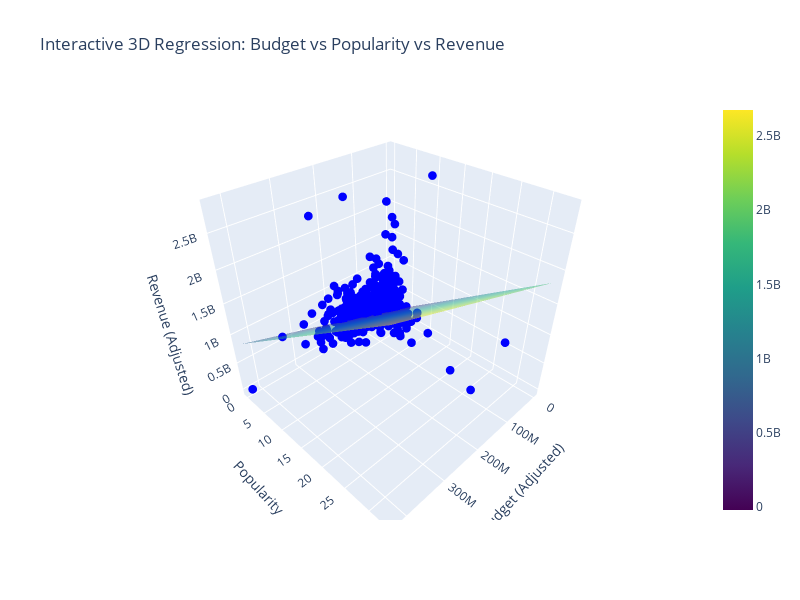

Write notebook code for a chart like this one.
### Markdown cell above
Why did we use 3 features instead of just 1?
Real world outcomes are influenced by multiple factors.

Revenue is not just about how much money you put into a movie. Think about it:
Budget – Bigger budgets often mean better production quality & marketing
Popularity – Reflects public interest, buzz, or hype
Vote average – Reflects how well audiences actually liked the movie

### Code cell
import pandas as pd
import numpy as np
import plotly.graph_objs as go
from sklearn.linear_model import LinearRegression

features = ['budget_adj', 'popularity']
X = df[features]
y = df['revenue_adj']
model = LinearRegression()
model.fit(X, y)

x_range = np.linspace(X['budget_adj'].min(), X['budget_adj'].max(), 30)
y_range = np.linspace(X['popularity'].min(), X['popularity'].max(), 30)
x_surf, y_surf = np.meshgrid(x_range, y_range)
z_pred = model.predict(np.c_[x_surf.ravel(), y_surf.ravel()]).reshape(x_surf.shape)

scatter = go.Scatter3d(
    x=X['budget_adj'],
    y=X['popularity'],
    z=y,
    mode='markers',
    marker=dict(size=3, color='blue'),
    name='Actual Data'
)

surface = go.Surface(
    x=x_surf,
    y=y_surf,
    z=z_pred,
    colorscale='Viridis',
    opacity=0.5,
    name='Regression Plane'
)

layout = go.Layout(
    title='Interactive 3D Regression: Budget vs Popularity vs Revenue',
    scene=dict(
        xaxis_title='Budget (Adjusted)',
        yaxis_title='Popularity',
        zaxis_title='Revenue (Adjusted)'
    ),
    width=800,
    height=600
)

fig = go.Figure(data=[scatter, surface], layout=layout)
fig.show()

### Figure 1 — Plotly figure (JSON) as saved in the notebook; plotly's stock layout.template omitted (floating-point values rounded to 4 significant figures; data arrays with more than 128 entries replaced by an {"elided": "..."} marker saying what was removed)
{"data": [{"marker": {"color": "blue", "size": 3}, "mode": "markers", "name": "Actual Data", "type": "scatter3d", "x": {"elided": "3854 float values"}, "y": {"elided": "3854 float values"}, "z": {"elided": "3854 float values"}}, {"colorscale": [[0, "#440154"], [0.1111, "#482878"], [0.2222, "#3e4989"], [0.3333, "#31688e"], [0.4444, "#26828e"], [0.5556, "#1f9e89"], [0.6667, "#35b779"], [0.7778, "#6ece58"], [0.8889, "#b5de2b"], [1, "#fde725"]], "name": "Regression Plane", "opacity": 0.5, "type": "surface", "x": {"elided": "30x30 float values"}, "y": {"elided": "30x30 float values"}, "z": {"elided": "30x30 float values"}}], "layout": {"height": 600, "scene": {"xaxis": {"title": {"text": "Budget (Adjusted)"}}, "yaxis": {"title": {"text": "Popularity"}}, "zaxis": {"title": {"text": "Revenue (Adjusted)"}}}, "title": {"text": "Interactive 3D Regression: Budget vs Popularity vs Revenue"}, "width": 800}}
